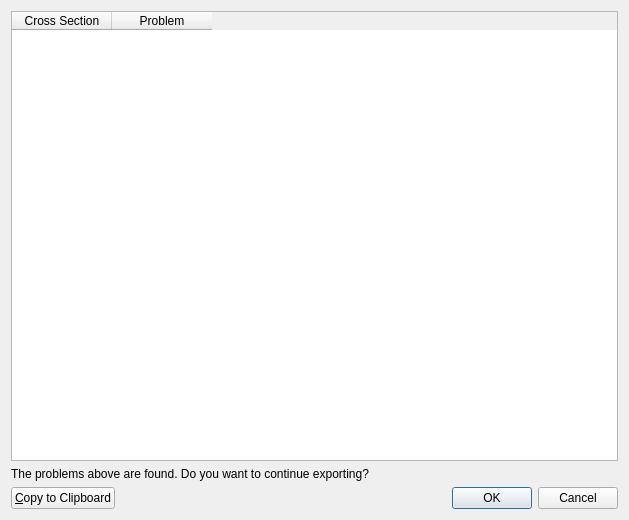
<?xml version="1.0" encoding="UTF-8"?>
<ui version="4.0">
 <class>GeoDataRiverSurveyOdnChecker_ProblemsDialog</class>
 <widget class="QDialog" name="GeoDataRiverSurveyOdnChecker_ProblemsDialog">
  <property name="geometry">
   <rect>
    <x>0</x>
    <y>0</y>
    <width>629</width>
    <height>520</height>
   </rect>
  </property>
  <property name="windowTitle">
   <string>ODN data checking result</string>
  </property>
  <layout class="QVBoxLayout" name="verticalLayout">
   <item>
    <widget class="QTableWidget" name="tableWidget">
     <column>
      <property name="text">
       <string>Cross Section</string>
      </property>
     </column>
     <column>
      <property name="text">
       <string>Problem</string>
      </property>
     </column>
    </widget>
   </item>
   <item>
    <widget class="QLabel" name="messageLabel">
     <property name="text">
      <string>The problems above are found. Do you want to continue exporting?</string>
     </property>
     <property name="wordWrap">
      <bool>true</bool>
     </property>
    </widget>
   </item>
   <item>
    <layout class="QHBoxLayout" name="horizontalLayout">
     <item>
      <widget class="QPushButton" name="copyToClipboardButton">
       <property name="text">
        <string>&amp;Copy to Clipboard</string>
       </property>
      </widget>
     </item>
     <item>
      <spacer name="horizontalSpacer">
       <property name="orientation">
        <enum>Qt::Horizontal</enum>
       </property>
       <property name="sizeHint" stdset="0">
        <size>
         <width>40</width>
         <height>20</height>
        </size>
       </property>
      </spacer>
     </item>
     <item>
      <widget class="QDialogButtonBox" name="buttonBox">
       <property name="orientation">
        <enum>Qt::Horizontal</enum>
       </property>
       <property name="standardButtons">
        <set>QDialogButtonBox::Cancel|QDialogButtonBox::Ok</set>
       </property>
      </widget>
     </item>
    </layout>
   </item>
  </layout>
 </widget>
 <resources/>
 <connections>
  <connection>
   <sender>buttonBox</sender>
   <signal>accepted()</signal>
   <receiver>GeoDataRiverSurveyOdnChecker_ProblemsDialog</receiver>
   <slot>accept()</slot>
   <hints>
    <hint type="sourcelabel">
     <x>248</x>
     <y>254</y>
    </hint>
    <hint type="destinationlabel">
     <x>157</x>
     <y>274</y>
    </hint>
   </hints>
  </connection>
  <connection>
   <sender>buttonBox</sender>
   <signal>rejected()</signal>
   <receiver>GeoDataRiverSurveyOdnChecker_ProblemsDialog</receiver>
   <slot>reject()</slot>
   <hints>
    <hint type="sourcelabel">
     <x>316</x>
     <y>260</y>
    </hint>
    <hint type="destinationlabel">
     <x>286</x>
     <y>274</y>
    </hint>
   </hints>
  </connection>
 </connections>
</ui>
